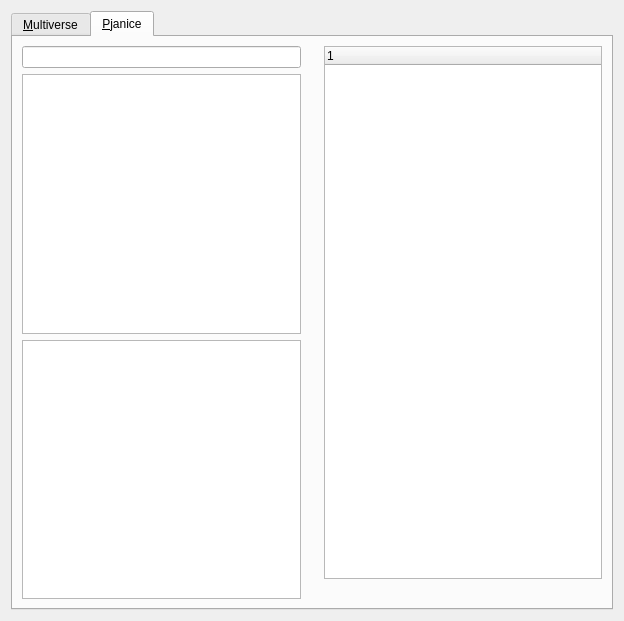
<?xml version="1.0" encoding="UTF-8"?>
<ui version="4.0">
 <class>pjanice</class>
 <widget class="QWidget" name="pjanice">
  <property name="geometry">
   <rect>
    <x>0</x>
    <y>0</y>
    <width>624</width>
    <height>621</height>
   </rect>
  </property>
  <property name="windowTitle">
   <string>pjanice</string>
  </property>
  <layout class="QVBoxLayout" name="verticalLayout_6">
   <item>
    <widget class="QTabWidget" name="tabWidget">
     <property name="currentIndex">
      <number>1</number>
     </property>
     <widget class="QWidget" name="tab">
      <attribute name="title">
       <string>&amp;Multiverse</string>
      </attribute>
      <widget class="QGroupBox" name="groupBox">
       <property name="geometry">
        <rect>
         <x>20</x>
         <y>20</y>
         <width>301</width>
         <height>121</height>
        </rect>
       </property>
       <property name="title">
        <string>Multiverse Parameters</string>
       </property>
       <layout class="QVBoxLayout" name="verticalLayout">
        <item>
         <layout class="QHBoxLayout" name="horizontalLayout_2">
          <item>
           <widget class="QLabel" name="label">
            <property name="text">
             <string>Multiverse Host</string>
            </property>
           </widget>
          </item>
          <item>
           <widget class="QLineEdit" name="lineEditIpAddress">
            <property name="sizePolicy">
             <sizepolicy hsizetype="Fixed" vsizetype="Fixed">
              <horstretch>0</horstretch>
              <verstretch>0</verstretch>
             </sizepolicy>
            </property>
            <property name="inputMask">
             <string>000.000.000.000;_</string>
            </property>
            <property name="text">
             <string>192.168.199.245</string>
            </property>
           </widget>
          </item>
         </layout>
        </item>
        <item>
         <layout class="QHBoxLayout" name="horizontalLayout">
          <item>
           <widget class="QLabel" name="label_2">
            <property name="text">
             <string>Port</string>
            </property>
           </widget>
          </item>
          <item>
           <widget class="QLineEdit" name="lineEditServicePort">
            <property name="sizePolicy">
             <sizepolicy hsizetype="Fixed" vsizetype="Fixed">
              <horstretch>0</horstretch>
              <verstretch>0</verstretch>
             </sizepolicy>
            </property>
            <property name="minimumSize">
             <size>
              <width>2</width>
              <height>0</height>
             </size>
            </property>
            <property name="text">
             <string>4897</string>
            </property>
           </widget>
          </item>
         </layout>
        </item>
        <item>
         <layout class="QHBoxLayout" name="horizontalLayout_3">
          <item>
           <spacer name="horizontalSpacer">
            <property name="orientation">
             <enum>Qt::Horizontal</enum>
            </property>
            <property name="sizeType">
             <enum>QSizePolicy::Fixed</enum>
            </property>
            <property name="sizeHint" stdset="0">
             <size>
              <width>75</width>
              <height>20</height>
             </size>
            </property>
           </spacer>
          </item>
          <item>
           <widget class="QPushButton" name="pushButtonConfigure">
            <property name="text">
             <string>&amp;Configure</string>
            </property>
           </widget>
          </item>
          <item>
           <spacer name="horizontalSpacer_2">
            <property name="orientation">
             <enum>Qt::Horizontal</enum>
            </property>
            <property name="sizeType">
             <enum>QSizePolicy::Fixed</enum>
            </property>
            <property name="sizeHint" stdset="0">
             <size>
              <width>75</width>
              <height>20</height>
             </size>
            </property>
           </spacer>
          </item>
         </layout>
        </item>
       </layout>
      </widget>
     </widget>
     <widget class="QWidget" name="tab_2">
      <attribute name="title">
       <string>&amp;Pjanice</string>
      </attribute>
      <layout class="QHBoxLayout" name="horizontalLayout_6">
       <item>
        <layout class="QHBoxLayout" name="horizontalLayout_4">
         <item>
          <layout class="QVBoxLayout" name="verticalLayout_3">
           <item>
            <widget class="QLineEdit" name="lineEditTag">
             <property name="readOnly">
              <bool>true</bool>
             </property>
            </widget>
           </item>
           <item>
            <widget class="QPlainTextEdit" name="plainTextEditDesc"/>
           </item>
           <item>
            <widget class="QTableWidget" name="tableWidgetData"/>
           </item>
          </layout>
         </item>
         <item>
          <spacer name="verticalSpacer">
           <property name="orientation">
            <enum>Qt::Vertical</enum>
           </property>
           <property name="sizeType">
            <enum>QSizePolicy::Fixed</enum>
           </property>
           <property name="sizeHint" stdset="0">
            <size>
             <width>17</width>
             <height>455</height>
            </size>
           </property>
          </spacer>
         </item>
         <item>
          <layout class="QVBoxLayout" name="verticalLayout_2">
           <item>
            <widget class="QTreeWidget" name="treeWidgetUI">
             <column>
              <property name="text">
               <string notr="true">1</string>
              </property>
             </column>
            </widget>
           </item>
           <item>
            <spacer name="horizontalSpacer_3">
             <property name="orientation">
              <enum>Qt::Horizontal</enum>
             </property>
             <property name="sizeType">
              <enum>QSizePolicy::Fixed</enum>
             </property>
             <property name="sizeHint" stdset="0">
              <size>
               <width>248</width>
               <height>20</height>
              </size>
             </property>
            </spacer>
           </item>
          </layout>
         </item>
        </layout>
       </item>
      </layout>
     </widget>
    </widget>
   </item>
  </layout>
 </widget>
 <resources/>
 <connections/>
</ui>
